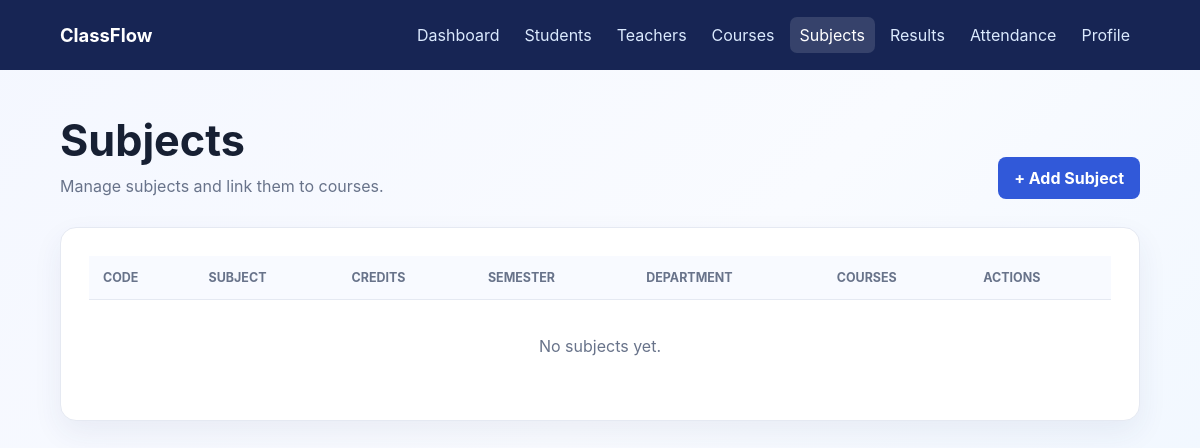
Before: /subjects/ with the older database file.
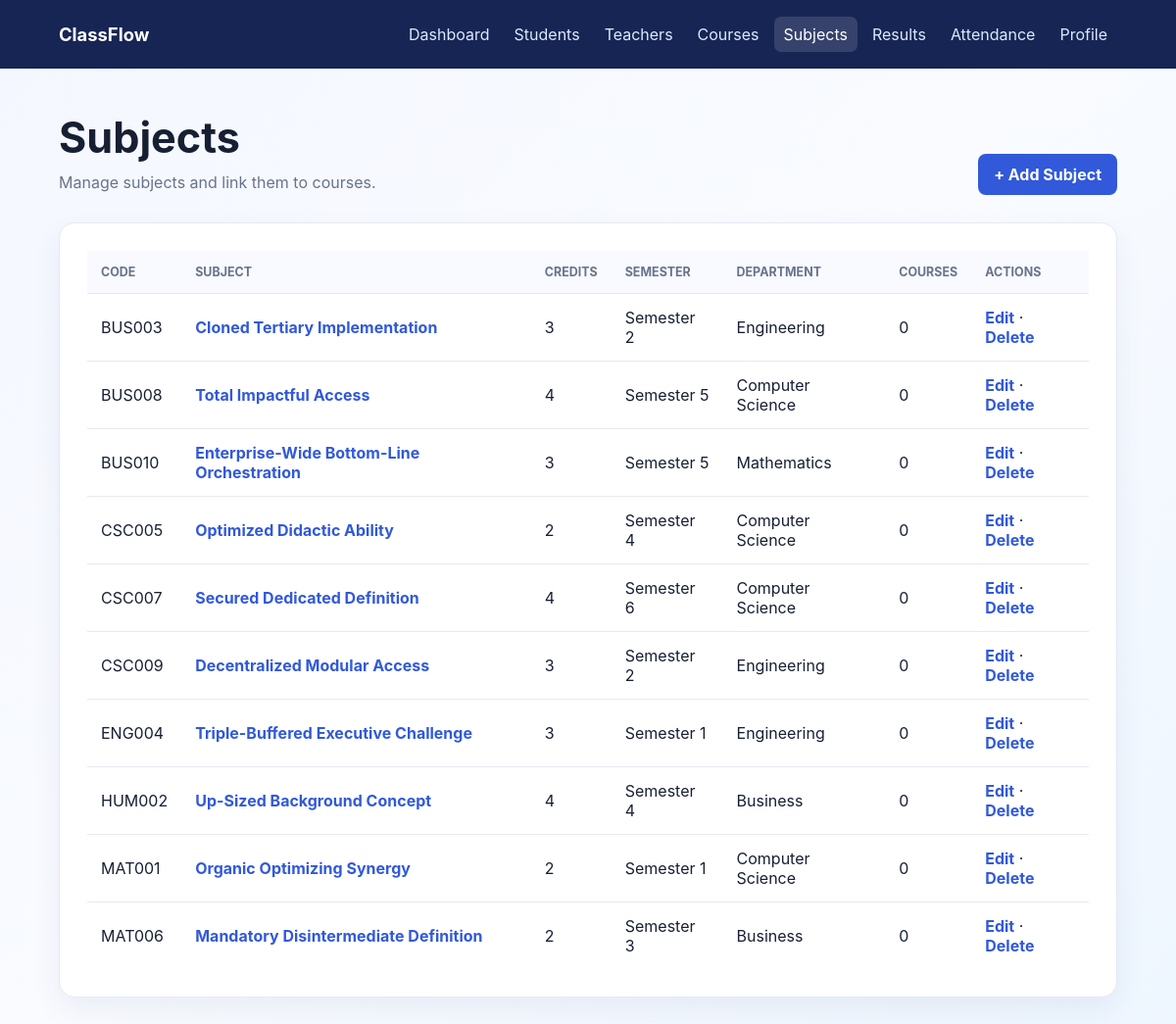
After: the same page with the newer database file.
### subjects/models.py (models this page shows, shortened)
class Subject(models.Model):
    subject_id = models.CharField(max_length=20, unique=True)
    subject_code = models.CharField(max_length=20, unique=True)
    subject_name = models.CharField(max_length=100)
    description = models.TextField(blank=True, null=True)
    credits = models.PositiveIntegerField(default=3)
    semester = models.CharField(max_length=20)
    department = models.CharField(max_length=100)

### subjects/views.py (the view)
# urls.py: path('', SubjectListView.as_view(), name='subject_list'),
class SubjectListView(ListView):
    model = Subject
    template_name = 'subjects/subject_list.html'
    context_object_name = 'subjects'
    def get_queryset(self):
        return Subject.objects.annotate(course_count=Count('courses')).order_by('subject_code')

### subjects/templates/subjects/subject_list.html
{% extends "base.html" %} {% block title %}Subjects{% endblock %} {% block content %}
<main class="container">
  <div class="page-header">
    <div>
      <h1>Subjects</h1>
      <p class="subtitle">Manage subjects and link them to courses.</p>
    </div>
    <a class="button" href="{% url 'subject_add' %}">+ Add Subject</a>
  </div>
  <section class="content-card table-wrap">
    <table>
      <thead>
        <tr>
          <th>Code</th>
          <th>Subject</th>
          <th>Credits</th>
          <th>Semester</th>
          <th>Department</th>
          <th>Courses</th>
          <th>Actions</th>
        </tr>
      </thead>
      <tbody>
        {% for subject in subjects %}
        <tr>
          <td>{{ subject.subject_code }}</td>
          <td>
            <a href="{% url 'subject_detail' subject.pk %}"
              >{{ subject.subject_name }}</a
            >
          </td>
          <td>{{ subject.credits }}</td>
          <td>{{ subject.semester }}</td>
          <td>{{ subject.department }}</td>
          <td>{{ subject.course_count }}</td>
          <td>
            <a href="{% url 'subject_edit' subject.pk %}">Edit</a> ·
            <a href="{% url 'subject_delete' subject.pk %}">Delete</a>
          </td>
        </tr>
        {% empty %}
        <tr>
          <td class="empty" colspan="7">No subjects yet.</td>
        </tr>
        {% endfor %}
      </tbody>
    </table>
  </section>
</main>
{% endblock %}

Changed rows visible on the page:
added Subject: subject_code "BUS003", subject_name "Cloned Tertiary Implementation", credits "3", semester "Semester 2", department "Engineering", course_count "0"
added Subject: subject_code "BUS008", subject_name "Total Impactful Access", credits "4", semester "Semester 5", department "Computer Science", course_count "0"
added Subject: subject_code "BUS010", subject_name "Enterprise-Wide Bottom-Line Orchestration", credits "3", semester "Semester 5", department "Mathematics", course_count "0"
added Subject: subject_code "CSC005", subject_name "Optimized Didactic Ability", credits "2", semester "Semester 4", department "Computer Science", course_count "0"
added Subject: subject_code "CSC007", subject_name "Secured Dedicated Definition", credits "4", semester "Semester 6", department "Computer Science", course_count "0"
added Subject: subject_code "CSC009", subject_name "Decentralized Modular Access", credits "3", semester "Semester 2", department "Engineering", course_count "0"
added Subject: subject_code "ENG004", subject_name "Triple-Buffered Executive Challenge", credits "3", semester "Semester 1", department "Engineering", course_count "0"
added Subject: subject_code "HUM002", subject_name "Up-Sized Background Concept", credits "4", semester "Semester 4", department "Business", course_count "0"
added Subject: subject_code "MAT001", subject_name "Organic Optimizing Synergy", credits "2", semester "Semester 1", department "Computer Science", course_count "0"
added Subject: subject_code "MAT006", subject_name "Mandatory Disintermediate Definition", credits "2", semester "Semester 3", department "Business", course_count "0"
Other visible differences:
text no longer shown: "No subjects yet."
